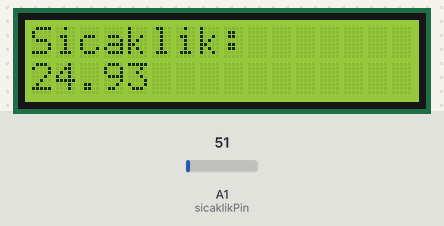
This sketch was run on a simulated Arduino Uno, built with avr-gcc and run on an emulated ATmega328P. Shown: 16×2 character LCD. The test bench sets the inputs (shaded band); at power-on: A1 (sicaklikPin) = 51.

Above: at 1.2 s.
1.3 s: A1 (sicaklikPin) set to 61
At 3.0 s:
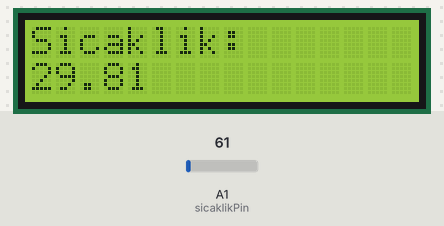
3.5 s: A1 (sicaklikPin) set to 71
At 4.7 s:
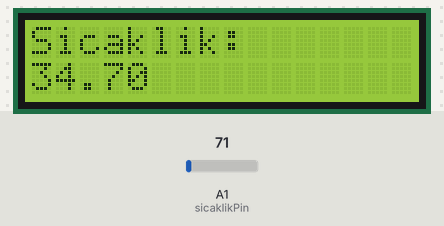
5.5 s: A1 (sicaklikPin) set to 86
At 6.5 s:
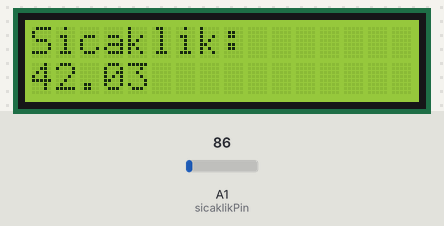
Timing chart, 0 to 8.5 s (numbered marks = the images above; inputs shaded):
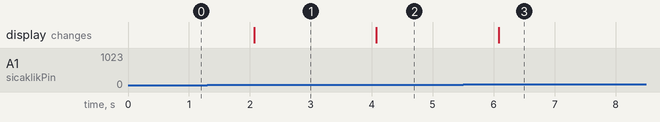

The sketch:

P24.ino
```cpp
//P24--Sıcaklık uygulaması
/***************************************************************
LM35 sensörü ile sıcaklık ölçümü ve LCD ekranda görüntüleme
Bu sensör derece başına 10 mV çıkış verir.
20 ºC => için 20 * 10 mV = 200 mV
**************************/
#include <LiquidCrystal.h>
float sicaklik;//Değişkenleri tanımlıyoruz
float gerilim;
int sicaklikPin = 1;

LiquidCrystal lcd(7, 6, 5, 4, 3, 2);// LCD bağlantılarımız
void setup()
{
  Serial.begin(9600); //Seri haberleşmeyi başlat (9600 bps)
  lcd.begin(16, 2);// LCD’mizin başlangıç ayarı 16 karakter x 2 satır
}
void loop()
{
    gerilim = analogRead(sicaklikPin); // Sensörden gelen değeri oku
    gerilim = (gerilim / 1023) * 5000; // mV cinsinden gerilimi buluyoruz
    sicaklik = gerilim / 10.0; // Gerilim değerini sıcaklığa çeviriyoruz
    lcd.setCursor(0,0);
    lcd.print("Sicaklik:");
    lcd.setCursor(0,1);
    lcd.print(sicaklik);
    delay(1000); //Saniyede bir ölçüm gönderiyoruz
}
```

Measured:
- after the input at 1.3 s, the display: changes after 0.77 s (image 1)
- after the input at 3.5 s, the display: changes after 0.58 s (image 2)
- after the input at 5.5 s, the display: changes after 0.58 s (image 3)
